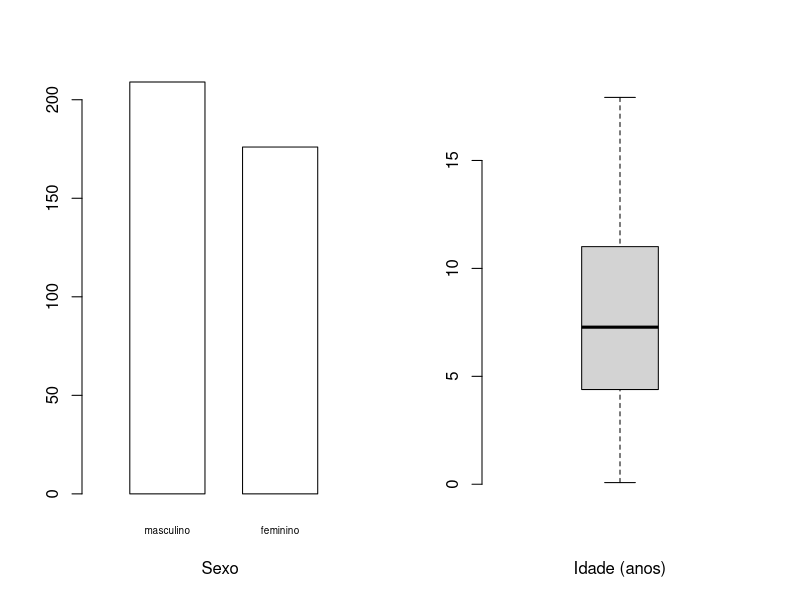
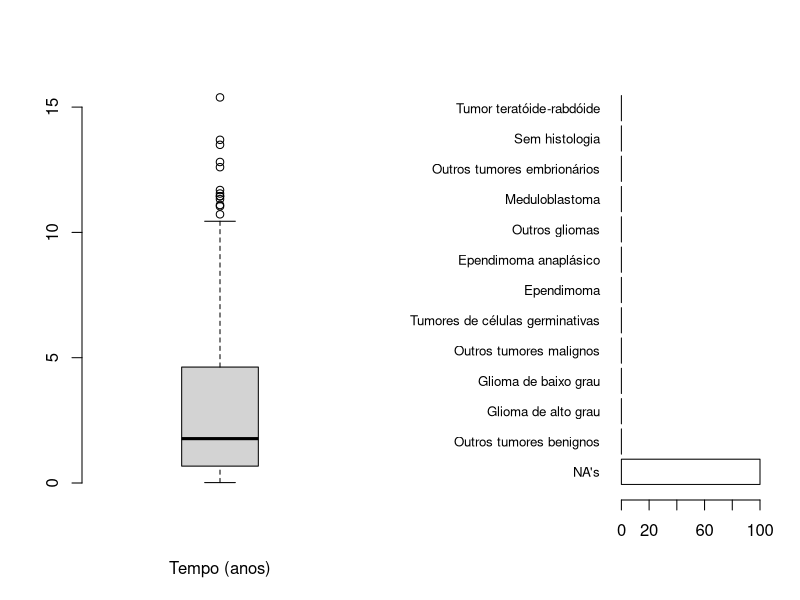

The R source for these figures, in order:
## ---- chunk 1
require(survival)
snc<-read.csv('../data/snc.csv')
attach(snc)
snc=snc[which(topo!="Calota craniana"&histo!="Histiocitose"&histo!="Hemangiopericitoma"
&histo!="Neuroblastoma"&histo!="Outros"),]
snc=droplevels(snc)
detach(snc)
## ---- chunk 2
attach(snc)
par(mfrow=c(1,2))
barplot(summary(as.factor(sex)),names.arg=c("masculino","feminino"),
xlab="Sexo",width=0.5,xlim=c(0,1.7),space=0.5,col=0,cex.names=0.6)
boxplot(age/365.25,xlab="Idade (anos)",boxwex=0.6,staplewex=0.4,
frame.plot=F,cex.names=0.6)
## ---- chunk 3
boxplot(follow/365.25,xlab="Tempo (anos)",boxwex=0.6,staplewex=0.4,
frame.plot=F,cex.names=0.8)
## ---- chunk 4
require(reshape)
snc$histo.group=combine_factor(histo,c(1,2,3,3,3,3,4,5,5,1,5,6,7,4,8,8,8,8,5,
2,8,1,9,9,9,9,10,4,1,1,1,1,8,8,1,10,4,1,11,5,10,12,3))
levels(snc$histo.group)=c("Outros tumores benignos","Glioma de alto grau",
"Glioma de baixo grau","Outros tumores malignos","Tumores de células germinativas",
"Ependimoma","Ependimoma anaplásico","Outros gliomas","Meduloblastoma","Outros tumores embrionários",
"Sem histologia","Tumor teratóide-rabdóide")
par(las=1)
par(mar=c(5,11,4,2))
barplot(sort(summary(snc$histo.group)*100/sum(summary(snc$histo.group)),decreasing=T),
col="white",horiz=T,cex.names=0.8)
